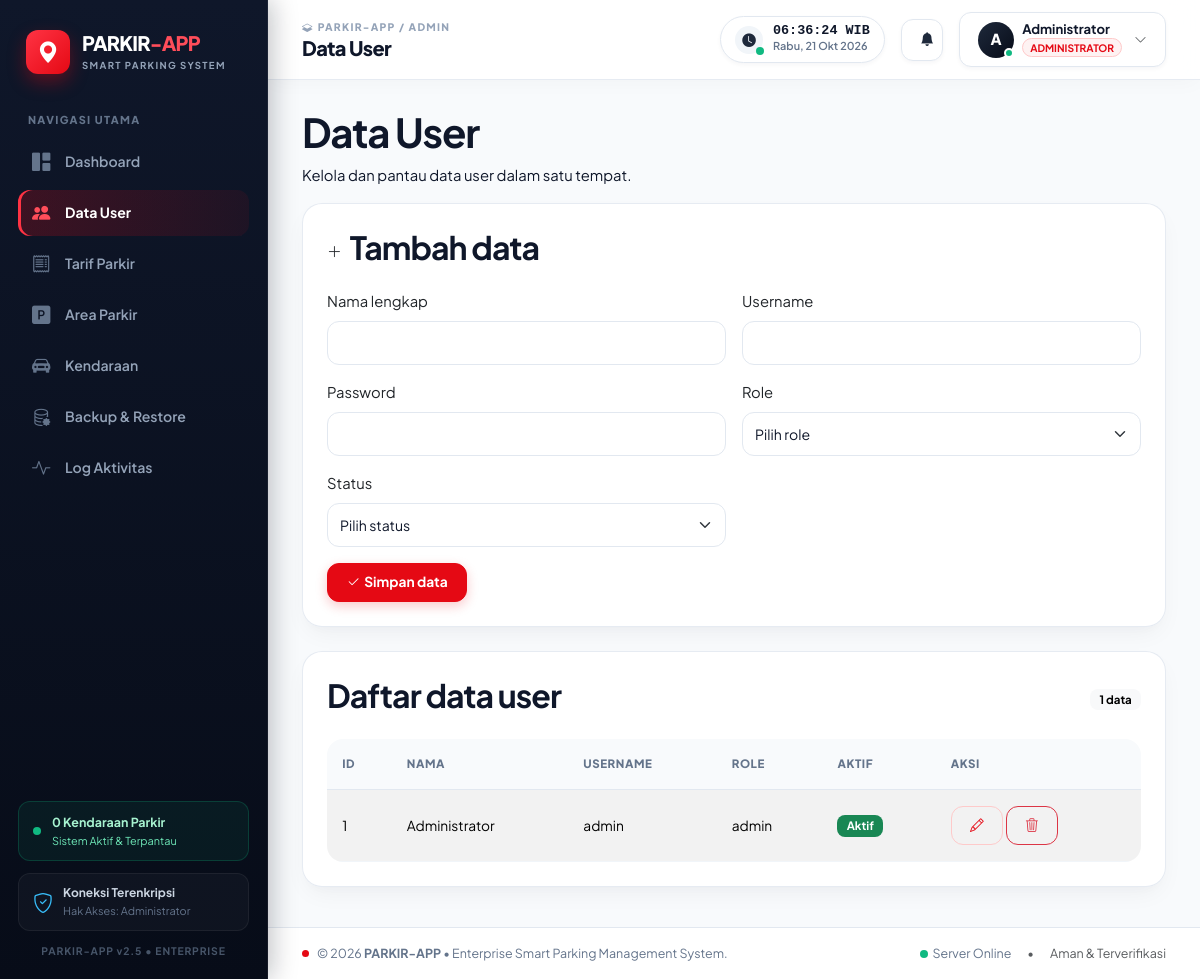
/admin/user.php (signed in), run on the app's committed database.
### tables this page shows
CREATE TABLE IF NOT EXISTS tb_user (
    id_user INT AUTO_INCREMENT PRIMARY KEY,
    nama_lengkap VARCHAR(50) NOT NULL,
    username VARCHAR(50) NOT NULL UNIQUE,
    password VARCHAR(100) NOT NULL,
    role ENUM('admin', 'petugas', 'owner') NOT NULL,
    status_aktif TINYINT NOT NULL DEFAULT 1
);

### admin/user.php (called while the page is built, shortened)
<?php
require_once __DIR__ . '/../includes/app.php';
$crud = [
    'title' => 'Data User',
    'table' => 'tb_user',
    'pk' => 'id_user',
    'route' => 'admin/user.php',
    'fields' => [
        'nama_lengkap' => ['label' => 'Nama lengkap', 'type' => 'text', 'required' => true, 'max' => 50],
        'username' => ['label' => 'Username', 'type' => 'text', 'required' => true, 'max' => 50],
        'password' => ['label' => 'Password', 'type' => 'password', 'required' => true, 'max' => 100],
        'role' => ['label' => 'Role', 'type' => 'select', 'required' => true, 'options' => ['admin' => 'Admin', 'petugas' => 'Petugas', 'owner' => 'Owner']],
        'status_aktif' => ['label' => 'Status', 'type' => 'select', 'required' => true, 'options' => ['1' => 'Aktif', '0' => 'Nonaktif']],
    ],
    'columns' => ['id_user' => 'ID', 'nama_lengkap' => 'Nama', 'username' => 'Username', 'role' => 'Role', 'status_aktif' => 'Aktif'],
];
require __DIR__ . '/../includes/admin_crud.php';

### includes/app.php (called while the page is built, shortened)
<?php
require_once __DIR__ . '/../koneksi.php';
function e($value): string
{
    return htmlspecialchars((string) $value, ENT_QUOTES | ENT_SUBSTITUTE, 'UTF-8');
}
function app_url(string $path = ''): string
{
    $base = rtrim(str_replace('\\', '/', dirname($_SERVER['SCRIPT_NAME'] ?? '/')), '/');
    $base = preg_replace('~/(admin|petugas|owner)$~', '', $base);
    return $base . '/' . ltrim($path, '/');
}

### koneksi.php (called while the page is built, shortened)
<?php
function db(?string $role = null): PDO
{
    static $connections = [];
    if ($role === null) {
        $role = isset($_SESSION['role']) ? $_SESSION['role'] : 'admin';
    }
    if (isset($connections[$role])) {
        return $connections[$role];
    }
    $host = getenv('DB_HOST') ?: 'localhost';
    $name = getenv('DB_NAME') ?: 'parkir';
    $user = getenv('DB_' . strtoupper($role) . '_USER') ?: (getenv('DB_USER') ?: 'root');
    $password = getenv('DB_' . strtoupper($role) . '_PASSWORD');
    if ($password === false) {
        $password = getenv('DB_PASSWORD') ?: '';
    }
    $dsn = 'mysql:host=' . $host . ';dbname=' . $name . ';charset=utf8mb4';
    try {
        $connections[$role] = new PDO($dsn, $user, $password, [
            PDO::ATTR_ERRMODE => PDO::ERRMODE_EXCEPTION,
            PDO::ATTR_DEFAULT_FETCH_MODE => PDO::FETCH_ASSOC,
            PDO::ATTR_EMULATE_PREPARES => false,
        ]);
    } catch (PDOException $exception) {
        error_log('Koneksi database gagal: ' . $exception->getMessage());
        throw new RuntimeException('Koneksi database gagal. Periksa konfigurasi database dan impor database.sql.', 0, $exception);
    }
    return $connections[$role];
}

### includes/admin_crud.php (the view, shortened to what this page needs)
<?php
require_once __DIR__ . '/app.php';
$pdo = db();
$saved = [];
$editing = null;
$listColumns = array_values(array_unique(array_merge([$crud['pk']], array_keys($crud['columns']))));
$perPage = 20;
$totalRecords = (int) $pdo->query('SELECT COUNT(*) FROM ' . $crud['table'])->fetchColumn();
$totalPages = max(1, (int) ceil($totalRecords / $perPage));
$currentPage = min($totalPages, max(1, (int) ($_GET['page'] ?? 1)));
$offset = ($currentPage - 1) * $perPage;
$statement = $pdo->query('SELECT ' . implode(', ', $listColumns) . ' FROM ' . $crud['table'] . ' ORDER BY ' . $crud['pk'] . ' DESC LIMIT ' . $perPage . ' OFFSET ' . $offset);
$records = $statement->fetchAll();
require __DIR__ . '/header.php';
?>
<div class="page-heading d-flex justify-content-between align-items-center">
    <div><h1><?= e($crud['title']) ?></h1><p>Kelola dan pantau <?= e(strtolower($crud['title'])) ?> dalam satu tempat.</p></div>
</div>
<section class="card mb-4">
    <div class="card-body">
        <div class="d-flex align-items-center gap-2 mb-3"><span class="stat-icon green"><i class="bi <?= $editing ? 'bi-pencil-square' : 'bi-plus-lg' ?>"></i></span><h2 class="section-title"><?= $editing ? 'Ubah data' : 'Tambah data' ?></h2></div>
        <form method="post" class="row g-3">
            <?php foreach ($crud['fields'] as $name => $field):
                $current = array_key_exists($name, $saved) ? $saved[$name] : ($editing[$name] ?? '');
                ?>
                <div class="col-md-6">
                    <label class="form-label" for="<?= e($name) ?>"><?= e($field['label']) ?></label>
                    <?php if ($field['type'] === 'select'): ?>
                        <select class="form-select" id="<?= e($name) ?>" name="<?= e($name) ?>" <?= !empty($field['required']) ? 'required' : '' ?>>
                            <option value="">Pilih <?= e(strtolower($field['label'])) ?></option>
                        </select>
                    <?php else: ?>
                        <input class="form-control" id="<?= e($name) ?>" name="<?= e($name) ?>"
                               type="<?= e($field['type'] === 'number' ? 'number' : ($field['type'] === 'password' ? 'password' : 'text')) ?>"
                               <?= !empty($field['suggestions']) ? 'list="' . e($name) . 'Suggestions"' : '' ?>
                               <?= isset($field['max']) ? 'maxlength="' . (int) $field['max'] . '"' : '' ?>
                               <?= isset($field['min']) ? 'min="' . (int) $field['min'] . '"' : '' ?>
                               <?= $field['type'] === 'password' ? 'autocomplete="new-password"' : '' ?>
                               value="<?= $field['type'] === 'password' ? '' : e($current) ?>"
                               <?= !empty($field['required']) && (!$editing || $field['type'] !== 'password') ? 'required' : '' ?>>
                    <?php endif; ?>
                </div>
            <?php endforeach; ?>
            <div class="col-12"><button class="btn btn-primary" type="submit"><i class="bi bi-check2 me-1"></i>Simpan data</button></div>
        </form>
    </div>
</section>
<section class="card">
    <div class="card-body">
        <div class="d-flex justify-content-between align-items-center mb-3">
            <h2 class="section-title">Daftar <?= e(strtolower($crud['title'])) ?></h2>
            <span class="badge text-bg-light"><?= $totalRecords ?> data</span>
        </div>
        <div class="table-responsive">
            <table class="table table-striped align-middle mb-0">
                <thead><tr><?php foreach ($crud['columns'] as $label): ?><th><?= e($label) ?></th><?php endforeach; ?><th>Aksi</th></tr></thead>
                <tbody>
                <?php foreach ($records as $record): ?>
                    <tr>
                        <?php foreach ($crud['columns'] as $column => $label): ?>
                            <td>
                                <?php if ($column === 'status_aktif'): ?>
                                    <span class="badge <?= (int) $record[$column] === 1 ? 'text-bg-success' : 'text-bg-secondary' ?>"><?= (int) $record[$column] === 1 ? 'Aktif' : 'Nonaktif' ?></span>
                                <?php else: ?>
                                    <?= e($record[$column]) ?>
                                <?php endif; ?>
                            </td>
                        <?php endforeach; ?>
                        <td class="text-nowrap">
                            <a class="btn btn-sm btn-outline-primary" href="<?= e(app_url($crud['route'] . '?edit=' . (int) $record[$crud['pk']])) ?>" aria-label="Edit data"><i class="bi bi-pencil"></i></a>
                            <form method="post" class="d-inline" onsubmit="return confirm('Hapus data ini?')">
                                <button class="btn btn-sm btn-outline-danger" type="submit" aria-label="Hapus data"><i class="bi bi-trash3"></i></button>
                            </form>
                        </td>
                    </tr>
                <?php endforeach; ?>
                </tbody>
            </table>
        </div>
    </div>
</section>
<?php require __DIR__ . '/footer.php'; ?>

### assets/style.css (style rules this page uses)
:root { --navy-950: #070c18; --navy-900: #0f172a; --navy-850: #131d35; --navy-800: #1e293b; --navy-700: #334155; --ink: #0f172a; --ink-light: #334155; --muted: #64748b; --line: #e2e8f0; --line-light: #f1f5f9; --surface: #ffffff; --canvas: #f8fafc; --red: #e50914; --red-hover: #bd0710; --red-soft: #fef2f2; --red-border: #fecaca; --emerald: #10b981; --emerald-hover: #059669; --emerald-soft: #ecfdf5; --emerald-border: #a7f3d0; --sky: #0ea5e9; --sky-soft: #f0f9ff; --amber: #f59e0b; --amber-soft: #fffbeb; --purple: #8b5cf6; --purple-soft: #f5f3ff; --card-bg: rgba(255, 255, 255, 0.95); --card-border: rgba(226, 232, 240, 0.85); --shadow-sm: 0 2px 4px rgba(15, 23, 42, 0.04); --shadow-card: 0 10px 25px -5px rgba(15, 23, 42, 0.05), 0 8px 10px -6px rgba(15, 23, 42, 0.02); --shadow-floating: 0 20px 35px -10px rgba(15, 23, 42, 0.1), 0 8px 10px -6px rgba(15, 23, 42, 0.04); --shadow-glow-red: 0 10px 25px -5px rgba(229, 9, 20, 0.35); --shadow-glow-emerald: 0 10px 25px -5px rgba(16, 185, 129, 0.35); --radius-sm: 8px; --radius-md: 12px; --radius-lg: 16px; --radius-xl: 20px; --radius-2xl: 24px; --radius-full: 9999px; --transition-fast: 0.15s cubic-bezier(0.4, 0, 0.2, 1); --transition-base: 0.25s cubic-bezier(0.4, 0, 0.2, 1); --transition-smooth: 0.4s cubic-bezier(0.16, 1, 0.3, 1); }
*, *::before, *::after { box-sizing: border-box; }
body { margin: 0; background-color: var(--canvas); color: var(--ink); font-family: 'Plus Jakarta Sans', 'Inter', -apple-system, BlinkMacSystemFont, "Segoe UI", Roboto, sans-serif; font-size: 0.925rem; line-height: 1.55; -webkit-font-smoothing: antialiased; -moz-osx-font-smoothing: grayscale; }
a { color: var(--red); text-decoration: none; transition: color var(--transition-fast); }
h1, h2, h3, h4, h5, h6 { color: var(--navy-900); font-weight: 700; letter-spacing: -0.03em; }
.card { background: var(--card-bg); border: 1px solid var(--card-border); border-radius: var(--radius-xl); box-shadow: var(--shadow-card); transition: transform var(--transition-base), box-shadow var(--transition-base); }
.card-body { padding: 24px; }
.table-responsive { border-radius: var(--radius-lg); }
.table { margin-bottom: 0; color: var(--navy-800); font-size: 0.86rem; }
.table > :not(caption) > * > * { padding: 1rem 0.95rem; border-bottom-color: #f1f5f9; }
.table thead th { color: #64748b; background-color: #f8fafc; font-size: 0.72rem; font-weight: 800; letter-spacing: 0.05em; text-transform: uppercase; border-bottom: 1px solid var(--line); white-space: nowrap; }
.table tbody tr { transition: background-color var(--transition-fast); }
.badge { padding: 0.45em 0.8em; border-radius: var(--radius-sm); font-weight: 700; font-size: 0.72rem; }
.btn { border-radius: var(--radius-md); font-weight: 700; font-size: 0.86rem; padding: 0.52rem 1.15rem; transition: all var(--transition-fast); }
.btn-primary { background-color: var(--red); border-color: var(--red); color: #ffffff; box-shadow: 0 4px 12px rgba(229, 9, 20, 0.22); }
.btn-outline-primary { border-color: var(--red-border); color: var(--red); background: transparent; }
.form-control, .form-select { min-height: 44px; border-radius: var(--radius-md); border: 1px solid var(--line); font-size: 0.88rem; color: var(--navy-900); transition: all var(--transition-fast); }

### data on the page
tb_user: id_user "1", nama_lengkap "Administrator", username "admin", role "admin", status_aktif "Aktif"

### other printed values
$item['label'] "Dashboard"
$item['label'] "Data User"
$item['label'] "Tarif Parkir"
$item['label'] "Area Parkir"
$item['label'] "Kendaraan"
$item['label'] "Backup & Restore"
$item['label'] "Log Aktivitas"
$activeParkedCount "0"
$roleLabel "Administrator"
$role "ADMIN"
$pageTitle "Data User"
substr($_SESSION['nama_lengkap'] ?? 'U', 0, 1) "A"
$_SESSION['nama_lengkap'] "Administrator"
$roleLabel "ADMINISTRATOR"
$crud['title'] "Data User"
